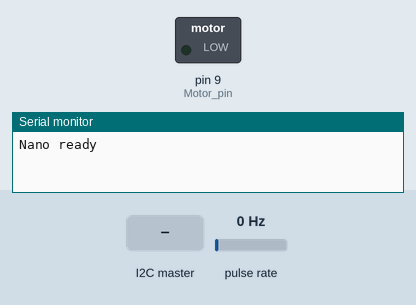
Bench run of a sketch on a simulated Arduino Uno, built with avr-gcc and run on an emulated ATmega328P. Parts: switched loads named in the sketch (green lamp = pin HIGH), the last lines printed to the serial monitor. Wiring (inferred from the names in the program): pulse sensor: data pin 2. The inputs (shaded band) are chosen by the test bench; at power-on: pulse rate 0 Hz.

Above: at 1.2 s.
1.3 s: the I2C master sends the byte 1
At 1.7 s:
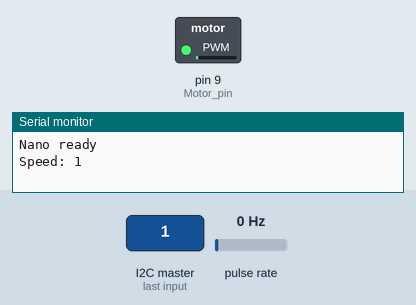
2.8 s: the I2C master sends the byte 90
At 4.0 s:
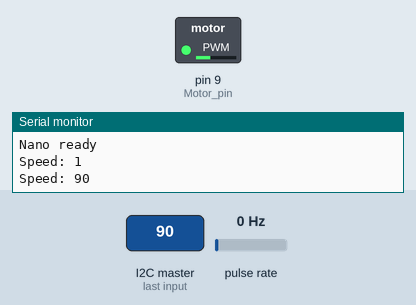
4.3 s: the I2C master sends the byte 200
At 5.3 s:
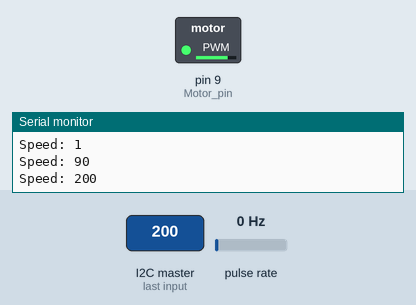
Timing chart, 0 to 7.3 s (numbered marks = the images above; inputs shaded):
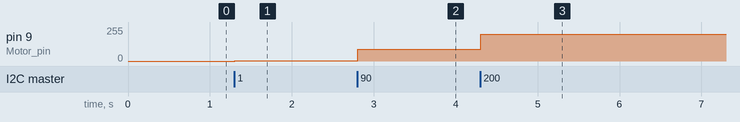

Measured:
- after the input at 1.3 s, pin 9 (Motor_pin): 0/255 → 1/255 at once
- after the input at 2.8 s, pin 9 (Motor_pin): 1/255 → 90/255 at once
- after the input at 4.3 s, pin 9 (Motor_pin): 90/255 → 200/255 at once

The sketch:

NANO_Code_15012025.ino
```cpp
#include <Wire.h> //I2C library bus communication with Mega
#define Motor_pin 9 //define dc motor pin =9
#define Encoder_pin 2 //define encoder pin =2
// Encoder value changes rapifly, hence a volatile function must be implemented
volatile unsigned int encoderTicks = 0;  //0-65535 range or 2^16-1
int motor_speed = 0; //Motor speed value index

void setup() { //Set up the variables.....................................
  Serial.begin(115200); //Serial Monitor for debugging
  pinMode(Motor_pin, OUTPUT); //Set motor pin as output
  pinMode(Encoder_pin, INPUT_PULLUP); //Set up encoder sesor
  // Encoder interrupt setup..............................................
  attachInterrupt(digitalPinToInterrupt(Encoder_pin), encoderISR, RISING);
  Wire.begin(8); // I2C setup as slave at address 8
  Wire.onReceive(receiveCommand); //Receive command from Mega
  Wire.onRequest(send_encoder_data); //Send encoder data to Mega
  Serial.println("Nano ready"); //Print 'Nano ready'
}

void loop() { // This piece of code will run continiously..........................
  analogWrite(Motor_pin, motor_speed); //Write the speed of the motor based on PWM received
  delay(10); // Reduced delay for better responsiveness
}
// Optimised ISR, no floating points
void encoderISR() { //the program will allways read the encoders last value
  encoderTicks++;  // Will finish at 65535 as set on the volatile int

}
// Motor command handler...................................................
void receiveCommand(int numBytes) {
  if(Wire.available()) { //if a byte is sent by mega then:
    motor_speed = Wire.read(); //read motor speed sent by Mega
    motor_speed = constrain(motor_speed, 0, 255); //speed constrain
    Serial.print("Speed: "); //print 'Speed' on the Serial Monitor
    Serial.println(motor_speed); //print the value
  }
}
// Encoder send the data, 16-bit split into 2 times 8 bytes
void send_encoder_data() {
  Wire.write(lowByte(encoderTicks));// Send LSB first
  Wire.write(highByte(encoderTicks)); //Send MSB second
  static unsigned int lastSent; //Comands for debugging
  Serial.print("Delta Ticks:"); //Print this text
  Serial.println(encoderTicks - lastSent); //Print the change in the encoder ticks
  lastSent = encoderTicks;
}
```
